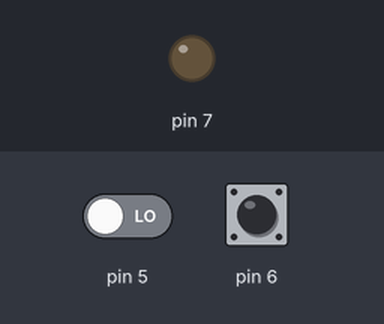
Recording of a sketch running on a simulated Arduino Uno, built with avr-gcc and run on an emulated ATmega328P. Shown: output pins drawn as LEDs (lit = HIGH). Inputs (shaded band) come from the test bench; at power-on: pin 5 LOW, pin 6 LOW.

Above: at 1.2 s.
1.3 s: pin 5 driven HIGH
At 1.6 s:
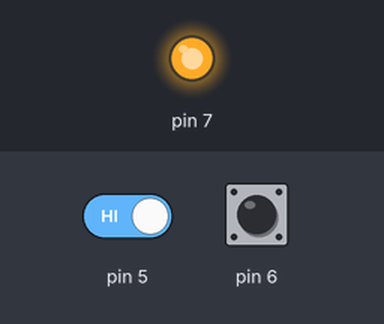
2.8 s: pin 6 driven HIGH
At 3.8 s:
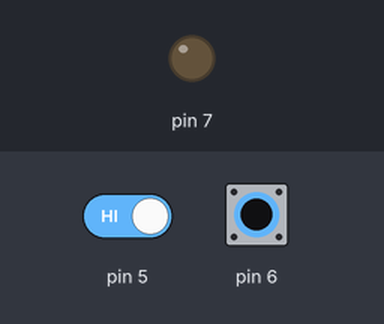
4.3 s: pin 6 driven LOW
At 5.5 s:
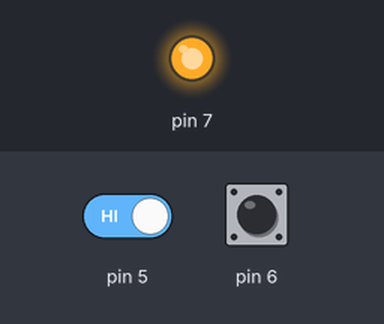
5.8 s: pin 6 pulsed HIGH 2 times (0.12 s each, 0.3 s apart)
Timing chart, 0 to 8.8 s (numbered marks = the images above; inputs shaded):
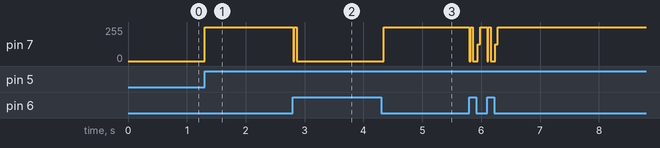

Measured:
- after the input at 1.3 s, pin 7: 0/255 → 255/255 at once
- after the input at 2.8 s, pin 7: 255/255 → 0/255 at once
- after the input at 4.3 s, pin 7: 0/255 → 255/255 at once

The sketch:

3_circuito-liga_desliga_reset.ino
```cpp
// C++ code

void setup()
{
  pinMode(5, INPUT);
  pinMode(7, OUTPUT);
  pinMode(6, INPUT);
}

void loop()
{
  if (digitalRead(5) == 1) {
    digitalWrite(7, HIGH);
  }
  if (digitalRead(6) == 1) {
    digitalWrite(7, LOW);
  }
  delay(10); // Delay a little bit to improve simulation performance
}
```
